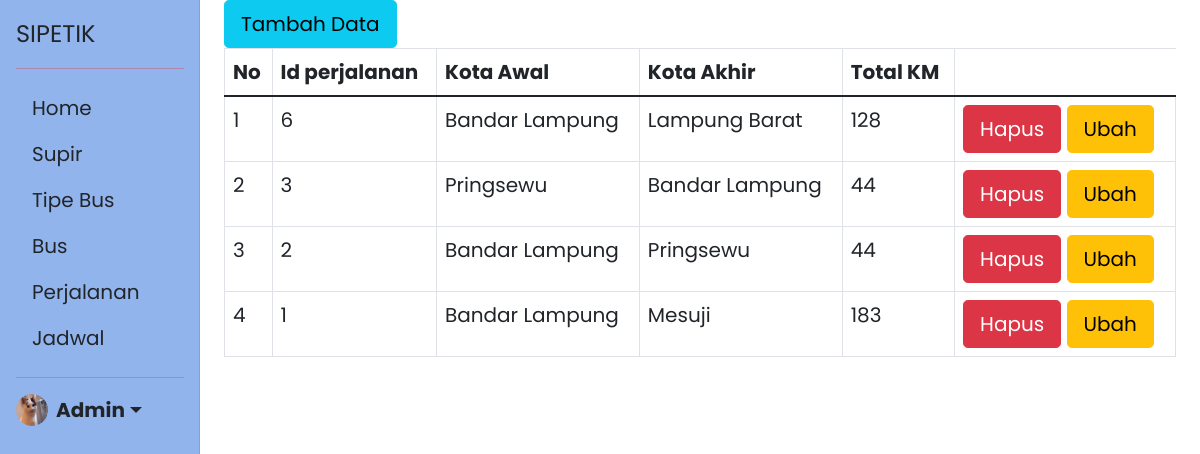
The page /sipetik/sipetik_admin/perjalanan.php (signed in) on the database its author committed.
### tables this page shows
CREATE TABLE `perjalanan` (
  `id_perjalanan` int(11) NOT NULL,
  `kota_awal` varchar(1000) NOT NULL,
  `kota_akhir` varchar(1000) NOT NULL,
  `total_km` int(11) NOT NULL
);

### sipetik/sipetik_admin/perjalanan.php (the view, shortened to what this page needs)
<?php
    require_once "sidebar.php";
    require "function.php";
$data_bus = mysqli_query($conn,"SELECT * FROM perjalanan ORDER BY id_perjalanan DESC");
?>
<div class="col-md-9 ms-sm-auto col-lg-10 px-md-4">
    <button type="button" class="btn btn-info btn-lg" data-bs-toggle="modal" data-bs-target="#tambah">Tambah Data</button>
        <div class="table-responsive">
            <table class="table table-bordered" id="dataTable" width="100%" cellspacing="0">
                <thead>
                    <tr>
                        <th>No </th>
                        <th>Id perjalanan</th>
                        <th>Kota Awal</th>
                        <th>Kota Akhir</th>
                        <th>Total KM</th>
                    </tr>
                </thead>
                <tbody>
                    <?php
                    $no = 1;
                    foreach ($data_bus as $ambil) : ?>
                        <tr>
                            <td>
                                <?= $no++; ?>
                            </td>
                            <td>
                                <?= $ambil['id_perjalanan'] ?>
                            </td>
                            <td>
                                <?= $ambil['kota_awal'] ?>
                            </td>
                            <td>
                                <?= $ambil['kota_akhir'] ?>
                            </td>
                            <td>
                                <?= $ambil['total_km'] ?>
                            </td>
                            <td>
                            <a class="btn btn-danger btn-lg" href="hapus_perjalanan.php?id=<?=$ambil["id_perjalanan"];?>" onclick="return confirm('Apakah Ingin Menghapus Data ini ?')">Hapus</a>
                            <a class="btn btn-warning btn-lg" id="tombolUbah" data-bs-toggle="modal" data-bs-target="#ubah" data-total_km="<?=$ambil["total_km"];?>"  data-kota_akhir="<?=$ambil["kota_akhir"];?>" data-kota_awal="<?=$ambil["kota_awal"];?>" data-id="<?=$ambil["id_perjalanan"];?>">Ubah</button>
                        </td>
                        </tr>
                        <?php endforeach; ?>
                </tbody>
            </table>
        </div>
</div>

### sipetik/sipetik_admin/styles_admin.css (style rules this page uses)
body { min-height: 100vh; min-height: -webkit-fill-available; }
html { height: -webkit-fill-available; }
body { font-size: 20px !important; font-family: 'Poppins', sans-serif; }

### rows shown on the page
perjalanan: id_perjalanan "6", kota_awal "Bandar Lampung", kota_akhir "Lampung Barat", total_km "128"
perjalanan: id_perjalanan "3", kota_awal "Pringsewu", kota_akhir "Bandar Lampung", total_km "44"
perjalanan: id_perjalanan "2", kota_awal "Bandar Lampung", kota_akhir "Pringsewu", total_km "44"
perjalanan: id_perjalanan "1", kota_awal "Bandar Lampung", kota_akhir "Mesuji", total_km "183"
